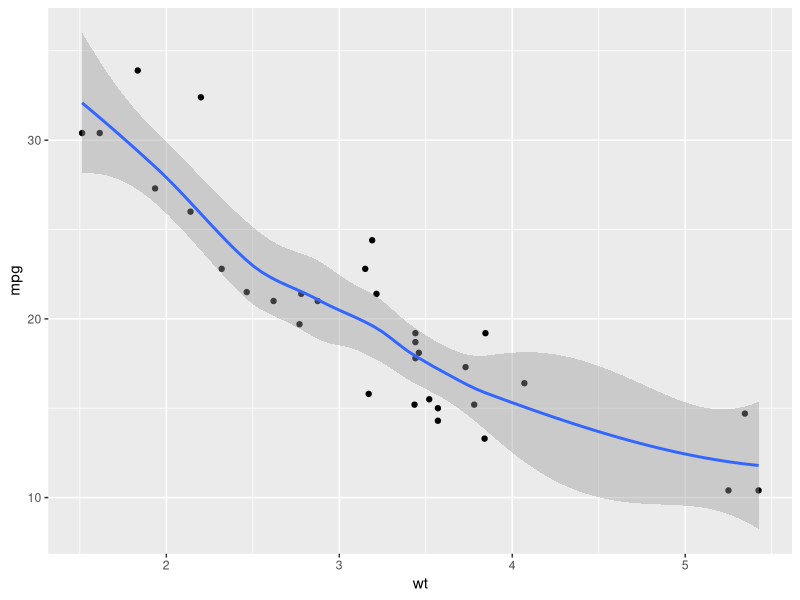
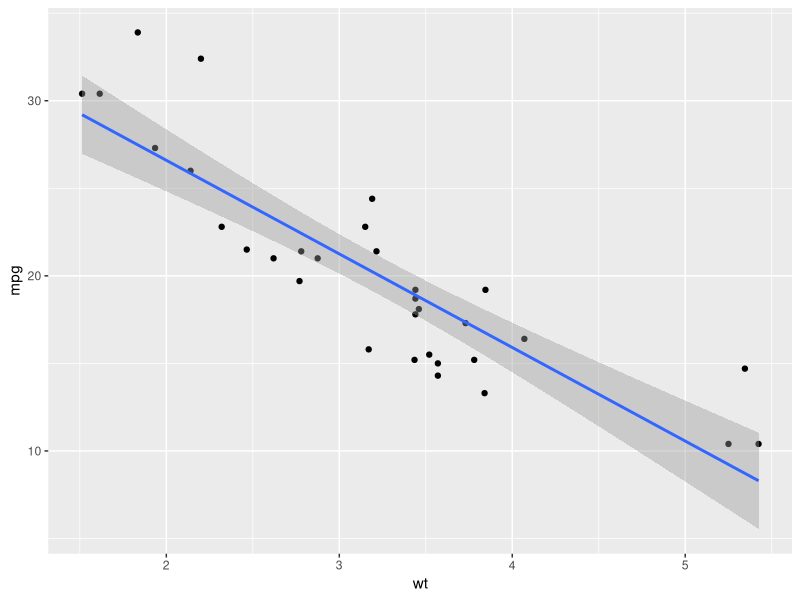
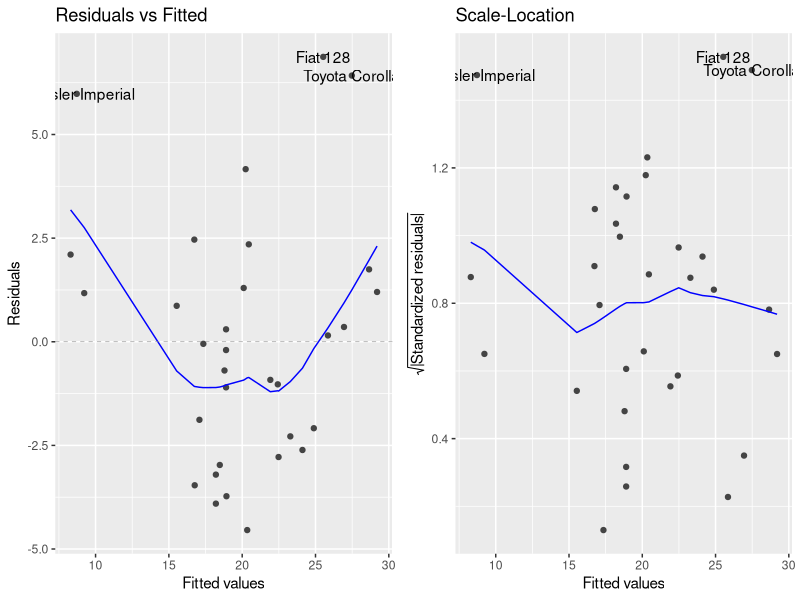
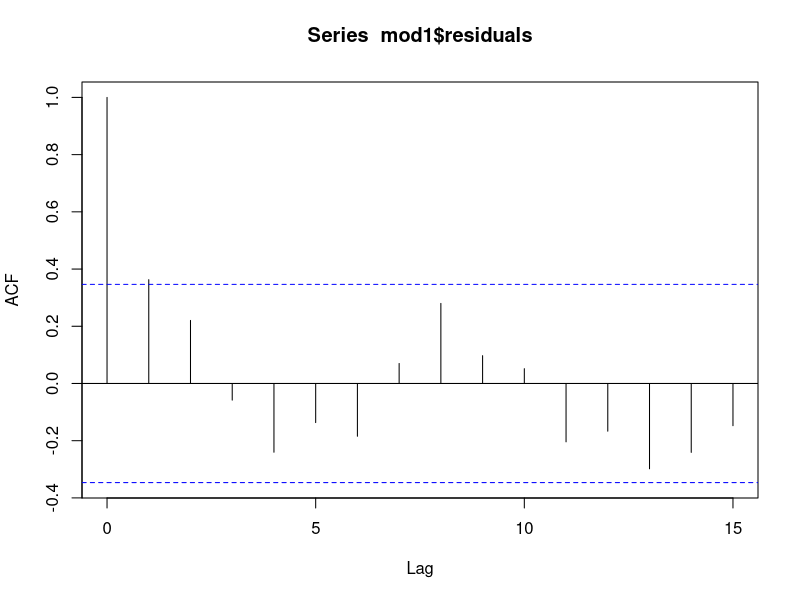
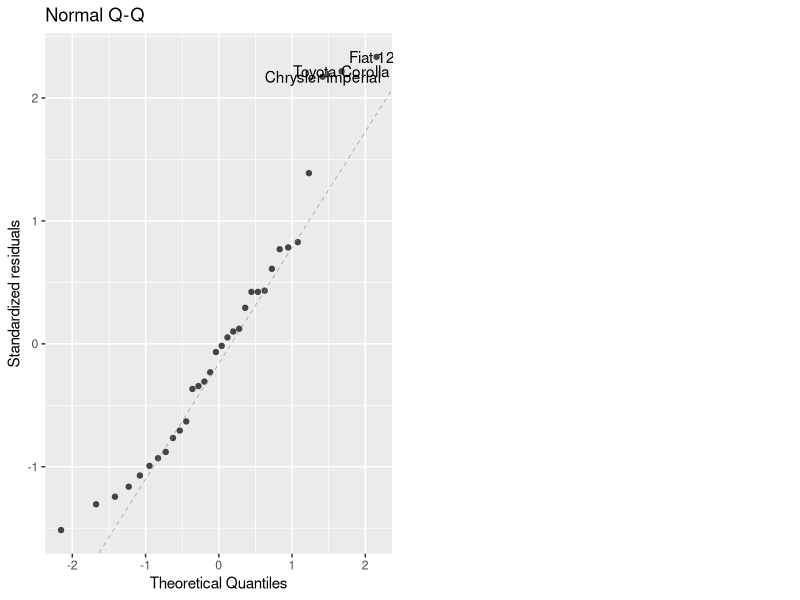
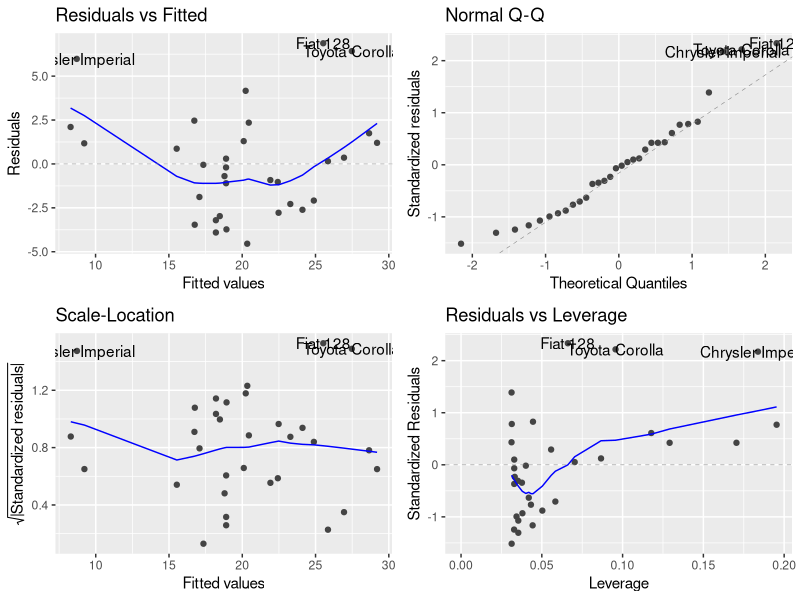

These figures' R source, in order:
library(ggfortify)
library(tidyverse)

mod1 <- lm(mpg ~wt, data = mtcars)
summary(mod1)

# 1. the regression model is linear in parameters

mtcars %>%
  ggplot(., aes(x = wt, y = mpg)) +
  geom_point() +
  geom_smooth()

mtcars %>%
  ggplot(., aes(x = wt, y = mpg)) +
  geom_point() +
  geom_smooth(method = lm, forumla = y ~ poly(x, 2))


# 2. the mean of residuals is zero
# check model summary and test manually
# mean(mod1$residuals)

summary(mod1)
mean(mod1$residuals)

# 3. homoskedasticity of residuals or equal variance
# left side plots

autoplot(mod1, which = c(1,3))

# 4. no autocorrelation of residuals

acf(mod1$residuals) #visual inspection
lmtest::dwtest(mod1) #formal test: durbin-watson test

# 6. Normality of residuals
autoplot(mod1, which = 2)

autoplot(mod1)
